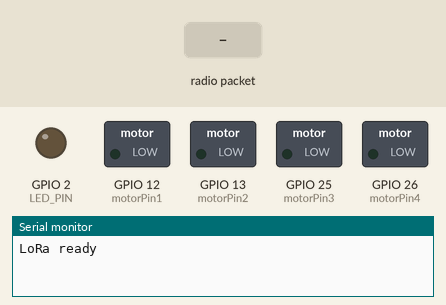
A sketch run on a simulated ESP32. Parts: switched loads named in the sketch (green lamp = pin HIGH), output pins drawn as LEDs (lit = HIGH), the last lines printed to the serial monitor. Inputs (shaded band) come from the test bench. No radio packets arrive unless stated.

Above: at 1.2 s.
1.3 s: radio packet "5" arrives
At 2.1 s:
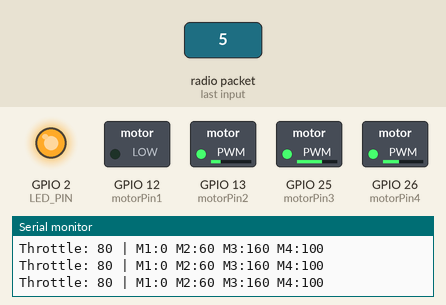
Timing chart, 0 to 4.3 s (numbered marks = the images above; inputs shaded):
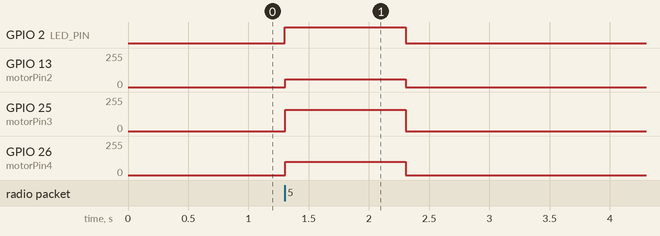

The sketch:

perfect.ino
```cpp
#include <SPI.h>
#include <LoRa.h>

// ==== Pin cấu hình ====
#define LED_PIN 2
#define SS    5
#define RST   14
#define DIO0  15

int motorPin1 = 12;
int motorPin2 = 13;
int motorPin3 = 25;
int motorPin4 = 26;

// ==== Joystick ====
int joy1Y = 2048, joy1X = 2048, joy2X = 2048;

// ==== Throttle ====
int currentThrottle = 100;
int baseThrottle = 100;

// ==== Trạng thái ====
bool clientConnected = false;
unsigned long lastDataTime = 0;
const unsigned long timeoutNoData = 1000;

// ==== Hàm tách giá trị từ chuỗi LoRa ====
String getValue(String data, String key) {
  int start = data.indexOf(key + ":");
  if (start == -1) return "";
  start += key.length() + 1;
  int end = data.indexOf(" ", start);
  if (end == -1) end = data.length();
  return data.substring(start, end);
}

void setup() {
  Serial.begin(115200);
  pinMode(LED_PIN, OUTPUT);
  digitalWrite(LED_PIN, LOW);

  // PWM
  ledcSetup(0, 1000, 8); ledcAttachPin(motorPin1, 0);
  ledcSetup(1, 1000, 8); ledcAttachPin(motorPin2, 1);
  ledcSetup(2, 1000, 8); ledcAttachPin(motorPin3, 2);
  ledcSetup(3, 1000, 8); ledcAttachPin(motorPin4, 3);

  // LoRa
  LoRa.setPins(SS, RST, DIO0);
  if (!LoRa.begin(433E6)) {
    Serial.println("LoRa init failed!");
    while (1);
  }
  Serial.println("LoRa ready");
}

void loop() {
  int packetSize = LoRa.parsePacket();
  if (packetSize) {
    String received = "";
    while (LoRa.available()) {
      received += (char)LoRa.read();
    }

    joy1Y = getValue(received, "joy1Y").toInt();
    joy1X = getValue(received, "joy1X").toInt();
    joy2X = getValue(received, "joy2X").toInt();

    clientConnected = true;
    lastDataTime = millis();
    digitalWrite(LED_PIN, HIGH);
  }

  // Timeout nếu mất tín hiệu
  if (clientConnected && millis() - lastDataTime > timeoutNoData) {
    clientConnected = false;
    digitalWrite(LED_PIN, LOW);
    ledcWrite(0, 0);
    ledcWrite(1, 0);
    ledcWrite(2, 0);
    ledcWrite(3, 0);
    return;
  }

  if (!clientConnected) return;

  // ==== Tăng/Giảm throttle qua joy2X ====
  int joyMid = 2048;
  int delta = map(joy2X, 0, 4095, -5, 5);
  if (abs(joy2X - joyMid) > 200) {
    currentThrottle += delta;
    currentThrottle = constrain(currentThrottle, 80, 230);
  }
  baseThrottle = currentThrottle;

  // ==== Điều khiển cơ bản ====
  int forward = map(joy1Y, 0, 4095, -50, 50);
  int turn    = map(joy1X, 0, 4095, -30, 30);

  int m1 = constrain(baseThrottle + forward + turn, 0, 255);
  int m2 = constrain(baseThrottle + forward - turn, 0, 255);
  int m3 = constrain(baseThrottle - forward - turn, 0, 255);
  int m4 = constrain(baseThrottle - forward + turn, 0, 255);

  // ==== Gửi ra PWM ====
  ledcWrite(0, m1);
  ledcWrite(1, m2);
  ledcWrite(2, m3);
  ledcWrite(3, m4);

  // Debug
  Serial.print("Throttle: "); Serial.print(baseThrottle);
  Serial.print(" | M1:"); Serial.print(m1);
  Serial.print(" M2:"); Serial.print(m2);
  Serial.print(" M3:"); Serial.print(m3);
  Serial.print(" M4:"); Serial.println(m4);

  // delay(20);
}
```

Measured:
- after the input at 1.3 s, GPIO 2 (LED_PIN): LOW → HIGH at once, → LOW 1.0 s later; GPIO 13 (motorPin2): 0/255 → 60/255 at once, → 0/255 1.0 s later; GPIO 25 (motorPin3): 0/255 → 159/255 at once, → 0/255 1.0 s later; GPIO 26 (motorPin4): 0/255 → 100/255 at once, → 0/255 1.0 s later
